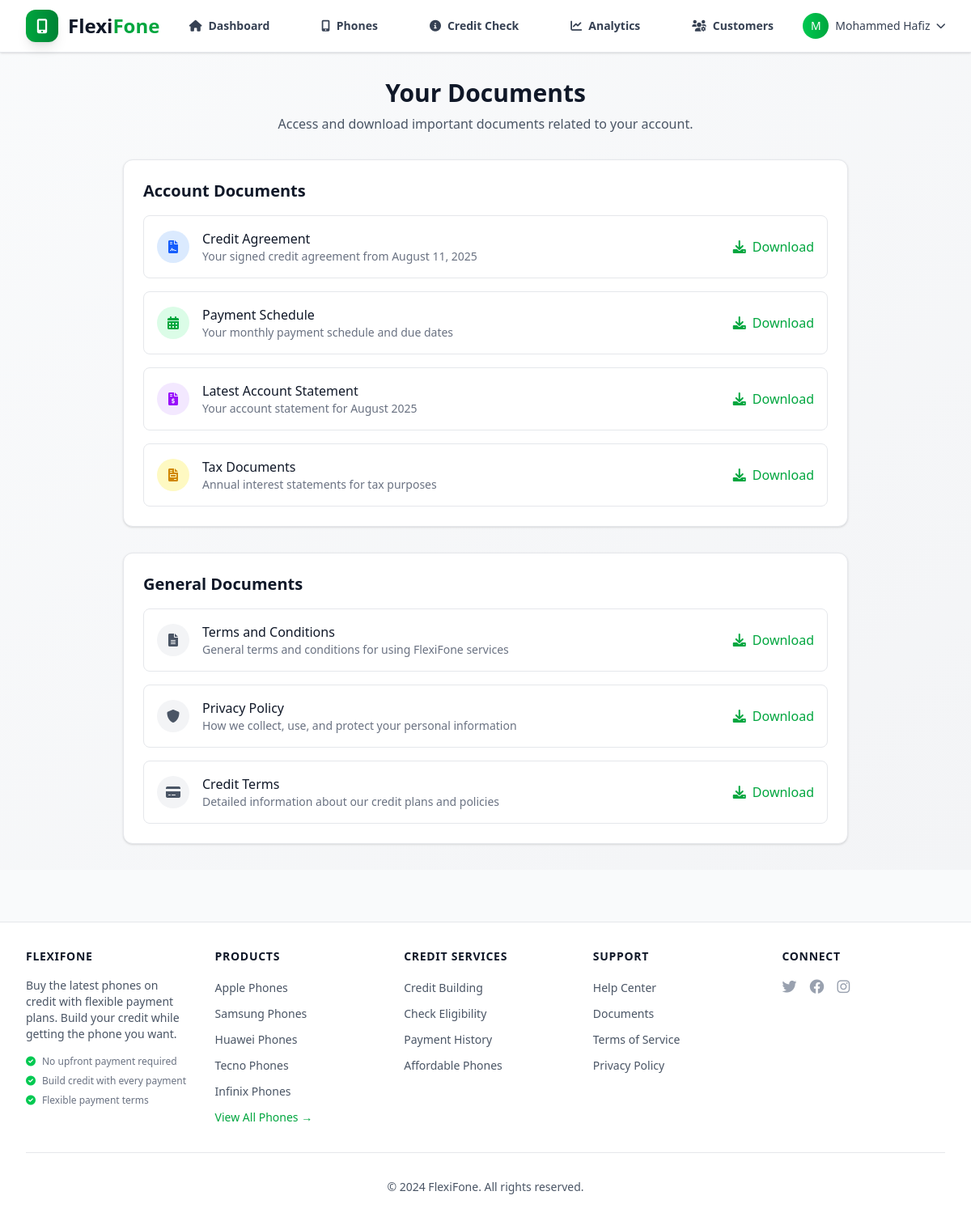
The app's page /accounts/documents/ (signed in), older data.
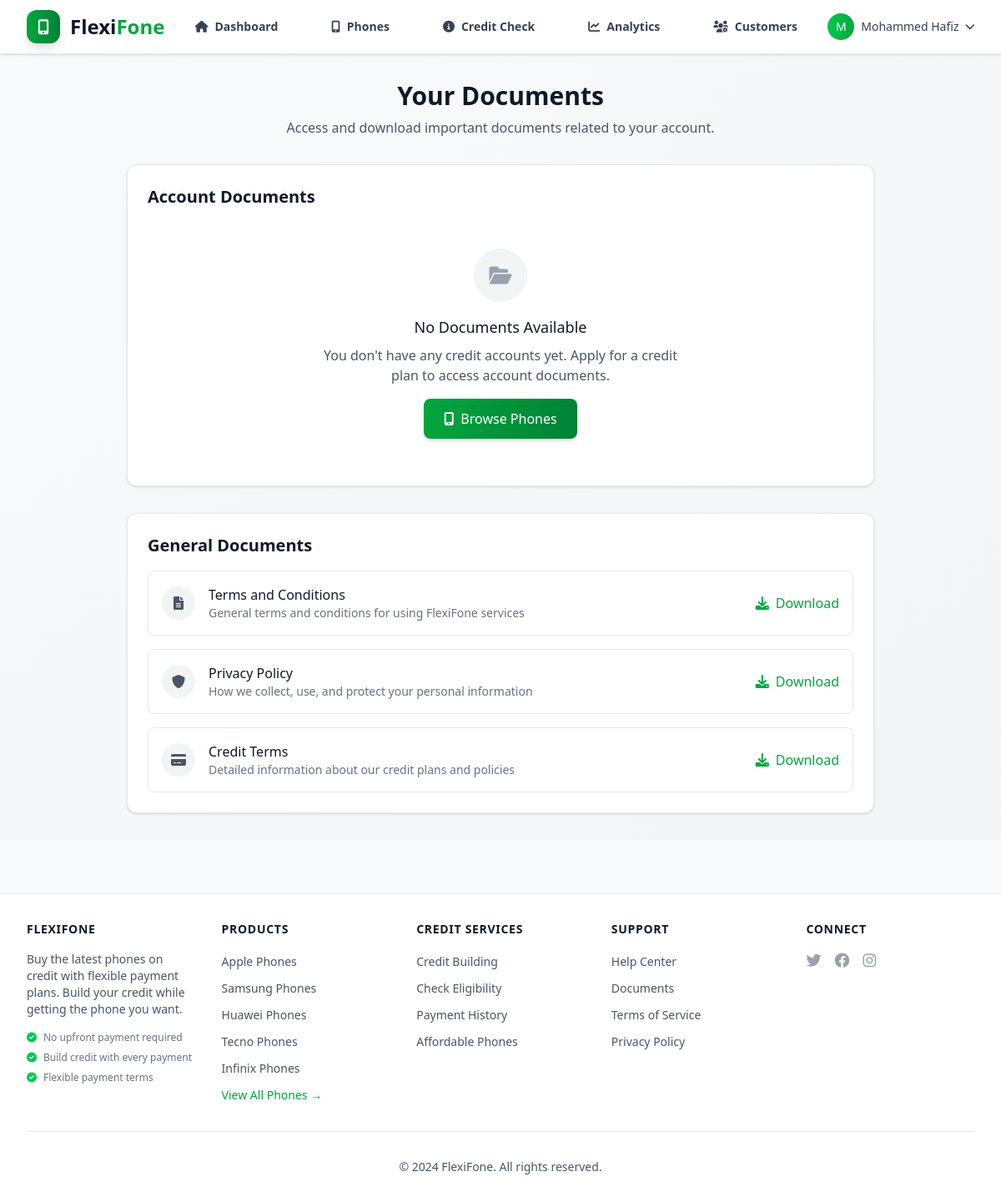
The same page, newer data.
### accounts/models.py (models this page shows, shortened)
class CreditAccount(models.Model):
    class AccountType(models.TextChoices):
        SAVINGS = 'SAVINGS', 'Save-to-Own'
        CREDIT = 'CREDIT', 'Buy Now, Pay Later'
    class Status(models.TextChoices):
        PENDING = 'PENDING', 'Pending Approval'
        ACTIVE = 'ACTIVE', 'Active'
        COMPLETED = 'COMPLETED', 'Plan Completed'
        AVAILABLE_FOR_PICKUP = 'AVAILABLE_FOR_PICKUP', 'Available for Pickup'
        PICKED_UP = 'PICKED_UP', 'Device Picked Up'
        CLOSED = 'CLOSED', 'Plan Closed'
        REPAYING = 'REPAYING', 'Repaying'
        OVERDUE = 'OVERDUE', 'Overdue'
        PAID_OFF = 'PAID_OFF', 'Paid Off'
        DECLINED = 'DECLINED', 'Declined'
    user = models.OneToOneField(
        User, on_delete=models.CASCADE, related_name='credit_account')
    phone = models.ForeignKey('phones.Phone', on_delete=models.PROTECT, null=True, blank=True)
    balance = models.DecimalField(
        max_digits=10, decimal_places=2, default=0.00)
    account_type = models.CharField(
        max_length=10, choices=AccountType.choices, default=AccountType.CREDIT)
    status = models.CharField(
        max_length=25, choices=Status.choices, default=Status.PENDING)
    loan_amount = models.DecimalField(
        max_digits=10, decimal_places=2, null=True, blank=True)
    installment_amount = models.DecimalField(
        max_digits=10, decimal_places=2, null=True, blank=True)
    installment_count = models.IntegerField(
        default=12, help_text="Number of installments")
    interest_rate = models.DecimalField(
        max_digits=5, decimal_places=2, default=0.00)
    next_payment_due_date = models.DateField(null=True, blank=True)
    last_payment_date = models.DateField(null=True, blank=True)
    accepted_terms = models.BooleanField(default=False)
    accepted_at = models.DateTimeField(null=True, blank=True)
    created_at = models.DateTimeField(auto_now_add=True)
    updated_at = models.DateTimeField(auto_now=True)
    completed_at = models.DateTimeField(null=True, blank=True, help_text="When the plan was completed")
    pickup_notified_at = models.DateTimeField(null=True, blank=True, help_text="When pickup notification was sent")
    pickup_location = models.CharField(max_length=255, default="FlexiFone Shop, Tamale, Gumbihini", help_text="Pickup location")
    pickup_instructions = models.TextField(blank=True, help_text="Special pickup instructions")
    is_active_plan = models.BooleanField(default=True, help_text="Whether this is the user's active plan")
    admin_marked_ready_at = models.DateTimeField(null=True, blank=True, help_text="When admin marked device ready for pickup")
    admin_marked_by = models.ForeignKey('User', null=True, blank=True, on_delete=models.SET_NULL, related_name='marked_accounts', help_text="Admin who marked device ready")
    user_confirmed_pickup_at = models.DateTimeField(null=True, blank=True, help_text="When user confirmed device pickup")
    pickup_confirmation_method = models.CharField(max_length=50, blank=True, help_text="How pickup was confirmed: dashboard, phone, in_person")
    sms_sent_at = models.DateTimeField(null=True, blank=True, help_text="When SMS notification was sent")
    email_sent_at = models.DateTimeField(null=True, blank=True, help_text="When email notification was sent")

### accounts/views.py (the view)
# urls.py: path('documents/', documents_view, name='documents'),
@login_required
def documents_view(request):
    try:
        credit_account = request.user.credit_account
    except CreditAccount.DoesNotExist:
        credit_account = None
    context = {
        'credit_account': credit_account,
    }
    return render(request, 'documents.html', context)

### accounts/models.py (called while the page is built)
    def get_full_name(self):
        return f"{self.first_name} {self.last_name}".strip() or self.username

    def get_display_name(self):
        if self.first_name:
            return self.first_name
        return self.username

### templates/documents.html (shortened to what the changed rows need)
{% extends 'base.html' %}
{% block content %}
<div class="max-w-4xl mx-auto">
    <div class="mb-8 text-center">
        <h1 class="text-3xl font-bold text-gray-900 mb-2">Your Documents</h1>
    </div>
    <div class="bg-white rounded-xl shadow-sm border border-gray-200 overflow-hidden mb-8">
        <div class="p-6">
            <h2 class="text-xl font-semibold text-gray-900 mb-4">Account Documents</h2>
            {% if credit_account %}
                <div class="space-y-4">
                    <div class="flex items-center justify-between p-4 border border-gray-200 rounded-lg hover:bg-gray-50 transition-colors">
                        <div class="flex items-center">
                            <div class="w-10 h-10 bg-blue-100 rounded-full flex items-center justify-center mr-4">
                                <i class="fas fa-file-contract text-blue-600"></i>
                            </div>
                            <div>
                                <h3 class="font-medium text-gray-900">Credit Agreement</h3>
                                <p class="text-sm text-gray-500">Your signed credit agreement from {{ credit_account.accepted_at|date:"F j, Y" }}</p>
                            </div>
                        </div>
                        <a href="#" class="text-green-600 hover:text-green-700 font-medium flex items-center">
                            <i class="fas fa-download mr-2"></i>
                            Download
                        </a>
                    </div>
                    <div class="flex items-center justify-between p-4 border border-gray-200 rounded-lg hover:bg-gray-50 transition-colors">
                        <div class="flex items-center">
                            <div class="w-10 h-10 bg-green-100 rounded-full flex items-center justify-center mr-4">
                                <i class="fas fa-calendar-alt text-green-600"></i>
                            </div>
                            <div>
                                <h3 class="font-medium text-gray-900">Payment Schedule</h3>
                                <p class="text-sm text-gray-500">Your monthly payment schedule and due dates</p>
                            </div>
                        </div>
                        <a href="#" class="text-green-600 hover:text-green-700 font-medium flex items-center">
                            <i class="fas fa-download mr-2"></i>
                            Download
                        </a>
                    </div>
                    <div class="flex items-center justify-between p-4 border border-gray-200 rounded-lg hover:bg-gray-50 transition-colors">
                        <div class="flex items-center">
                            <div class="w-10 h-10 bg-purple-100 rounded-full flex items-center justify-center mr-4">
                                <i class="fas fa-file-invoice-dollar text-purple-600"></i>
                            </div>
                            <div>
                                <h3 class="font-medium text-gray-900">Latest Account Statement</h3>
                                <p class="text-sm text-gray-500">Your account statement for {{ credit_account.updated_at|date:"F Y" }}</p>
                            </div>
                        </div>
                        <a href="#" class="text-green-600 hover:text-green-700 font-medium flex items-center">
                            <i class="fas fa-download mr-2"></i>
                            Download
                        </a>
                    </div>
                    <div class="flex items-center justify-between p-4 border border-gray-200 rounded-lg hover:bg-gray-50 transition-colors">
                        <div class="flex items-center">
                            <div class="w-10 h-10 bg-yellow-100 rounded-full flex items-center justify-center mr-4">
                                <i class="fas fa-file-invoice text-yellow-600"></i>
                            </div>
                            <div>
                                <h3 class="font-medium text-gray-900">Tax Documents</h3>
                                <p class="text-sm text-gray-500">Annual interest statements for tax purposes</p>
                            </div>
                        </div>
                        <a href="#" class="text-green-600 hover:text-green-700 font-medium flex items-center">
                            <i class="fas fa-download mr-2"></i>
                            Download
                        </a>
                    </div>
                </div>
            {% else %}
                <div class="text-center py-8">
                    <div class="w-16 h-16 bg-gray-100 rounded-full flex items-center justify-center mx-auto mb-4">
                        <i class="fas fa-folder-open text-gray-400 text-2xl"></i>
                    </div>
                    <h3 class="text-lg font-medium text-gray-900 mb-2">No Documents Available</h3>
                    <p class="text-gray-600 max-w-md mx-auto">You don't have any credit accounts yet. Apply for a credit plan to access account documents.</p>
                    <a href="{% url 'phones:phone_list' %}" class="inline-block mt-4 bg-gradient-to-r from-green-600 to-green-700 hover:from-green-700 hover:to-green-800 text-white px-6 py-3 rounded-lg font-medium shadow-md transition-all duration-200">
                        <i class="fas fa-mobile-alt mr-2"></i>Browse Phones
                    </a>
                </div>
            {% endif %}
        </div>
    </div>
    <div class="bg-white rounded-xl shadow-sm border border-gray-200 overflow-hidden">
        <div class="p-6">
            <h2 class="text-xl font-semibold text-gray-900 mb-4">General Documents</h2>
        </div>
    </div>
</div>
{% endblock %}

Row changes from the older to the newer data that the page shows:
removed CreditAccount: accepted_at "August 11, 2025", updated_at "August 2025"
Text that changed along with them:
text no longer shown: "Credit Agreement Your signed credit agreement from Download Payment Schedule Your monthly payment schedule and due dates Download Latest Account Statement Your account statement for Download Tax Documents Annual interest statements for tax purposes Download"
text now shown: "No Documents Available You don't have any credit accounts yet. Apply for a credit plan to access account documents. Browse Phones"
